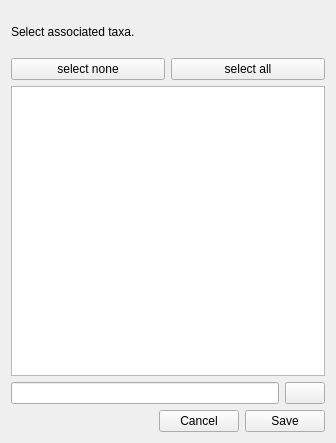
<?xml version="1.0" encoding="UTF-8"?>
<ui version="4.0">
 <class>associatedTaxaMainWindow</class>
 <widget class="QWidget" name="associatedTaxaMainWindow">
  <property name="windowModality">
   <enum>Qt::NonModal</enum>
  </property>
  <property name="geometry">
   <rect>
    <x>0</x>
    <y>0</y>
    <width>336</width>
    <height>443</height>
   </rect>
  </property>
  <property name="windowTitle">
   <string>Associated Taxa</string>
  </property>
  <layout class="QGridLayout" name="gridLayout" rowstretch="1,0,0,7,0,0">
   <item row="3" column="0">
    <widget class="QListWidget" name="listWidget_associatedTaxa">
     <property name="editTriggers">
      <set>QAbstractItemView::NoEditTriggers</set>
     </property>
     <property name="resizeMode">
      <enum>QListView::Adjust</enum>
     </property>
     <property name="sortingEnabled">
      <bool>true</bool>
     </property>
    </widget>
   </item>
   <item row="1" column="0">
    <layout class="QHBoxLayout" name="horizontalLayout_3">
     <item>
      <widget class="QPushButton" name="pushButton_2">
       <property name="text">
        <string>select none</string>
       </property>
      </widget>
     </item>
     <item>
      <widget class="QPushButton" name="pushButton">
       <property name="text">
        <string>select all</string>
       </property>
      </widget>
     </item>
    </layout>
   </item>
   <item row="5" column="0">
    <layout class="QHBoxLayout" name="horizontalLayout">
     <item>
      <spacer name="spacer">
       <property name="orientation">
        <enum>Qt::Horizontal</enum>
       </property>
       <property name="sizeHint" stdset="0">
        <size>
         <width>40</width>
         <height>20</height>
        </size>
       </property>
      </spacer>
     </item>
     <item>
      <widget class="QPushButton" name="button_cancel">
       <property name="text">
        <string>Cancel</string>
       </property>
      </widget>
     </item>
     <item>
      <widget class="QPushButton" name="button_save">
       <property name="text">
        <string>Save</string>
       </property>
      </widget>
     </item>
    </layout>
   </item>
   <item row="4" column="0">
    <layout class="QHBoxLayout" name="horizontalLayout_2">
     <item>
      <widget class="QLineEdit" name="lineEdit_newAssociatedTaxa"/>
     </item>
     <item>
      <widget class="QPushButton" name="buttonAdd">
       <property name="text">
        <string/>
       </property>
       <property name="icon">
        <iconset resource="resources/Resources.qrc">
         <normaloff>:/rc_/plus-square.svg</normaloff>:/rc_/plus-square.svg</iconset>
       </property>
      </widget>
     </item>
    </layout>
   </item>
   <item row="0" column="0">
    <widget class="QLabel" name="label_UserMsg">
     <property name="text">
      <string>Select associated taxa.</string>
     </property>
    </widget>
   </item>
  </layout>
 </widget>
 <resources>
  <include location="resources/Resources.qrc"/>
 </resources>
 <connections>
  <connection>
   <sender>buttonAdd</sender>
   <signal>clicked()</signal>
   <receiver>associatedTaxaMainWindow</receiver>
   <slot>addAssociatedTaxa()</slot>
   <hints>
    <hint type="sourcelabel">
     <x>279</x>
     <y>319</y>
    </hint>
    <hint type="destinationlabel">
     <x>157</x>
     <y>0</y>
    </hint>
   </hints>
  </connection>
  <connection>
   <sender>button_save</sender>
   <signal>clicked()</signal>
   <receiver>associatedTaxaMainWindow</receiver>
   <slot>saveAssociatedTaxa()</slot>
   <hints>
    <hint type="sourcelabel">
     <x>272</x>
     <y>365</y>
    </hint>
    <hint type="destinationlabel">
     <x>189</x>
     <y>0</y>
    </hint>
   </hints>
  </connection>
  <connection>
   <sender>button_cancel</sender>
   <signal>clicked()</signal>
   <receiver>associatedTaxaMainWindow</receiver>
   <slot>hide()</slot>
   <hints>
    <hint type="sourcelabel">
     <x>197</x>
     <y>365</y>
    </hint>
    <hint type="destinationlabel">
     <x>222</x>
     <y>4</y>
    </hint>
   </hints>
  </connection>
  <connection>
   <sender>pushButton_2</sender>
   <signal>clicked()</signal>
   <receiver>associatedTaxaMainWindow</receiver>
   <slot>selectNone()</slot>
   <hints>
    <hint type="sourcelabel">
     <x>77</x>
     <y>22</y>
    </hint>
    <hint type="destinationlabel">
     <x>81</x>
     <y>-11</y>
    </hint>
   </hints>
  </connection>
  <connection>
   <sender>pushButton</sender>
   <signal>clicked()</signal>
   <receiver>associatedTaxaMainWindow</receiver>
   <slot>selectAll()</slot>
   <hints>
    <hint type="sourcelabel">
     <x>184</x>
     <y>17</y>
    </hint>
    <hint type="destinationlabel">
     <x>166</x>
     <y>-13</y>
    </hint>
   </hints>
  </connection>
 </connections>
 <slots>
  <slot>addAssociatedTaxa()</slot>
  <slot>saveAssociatedTaxa()</slot>
  <slot>selectNone()</slot>
  <slot>selectAll()</slot>
 </slots>
</ui>
